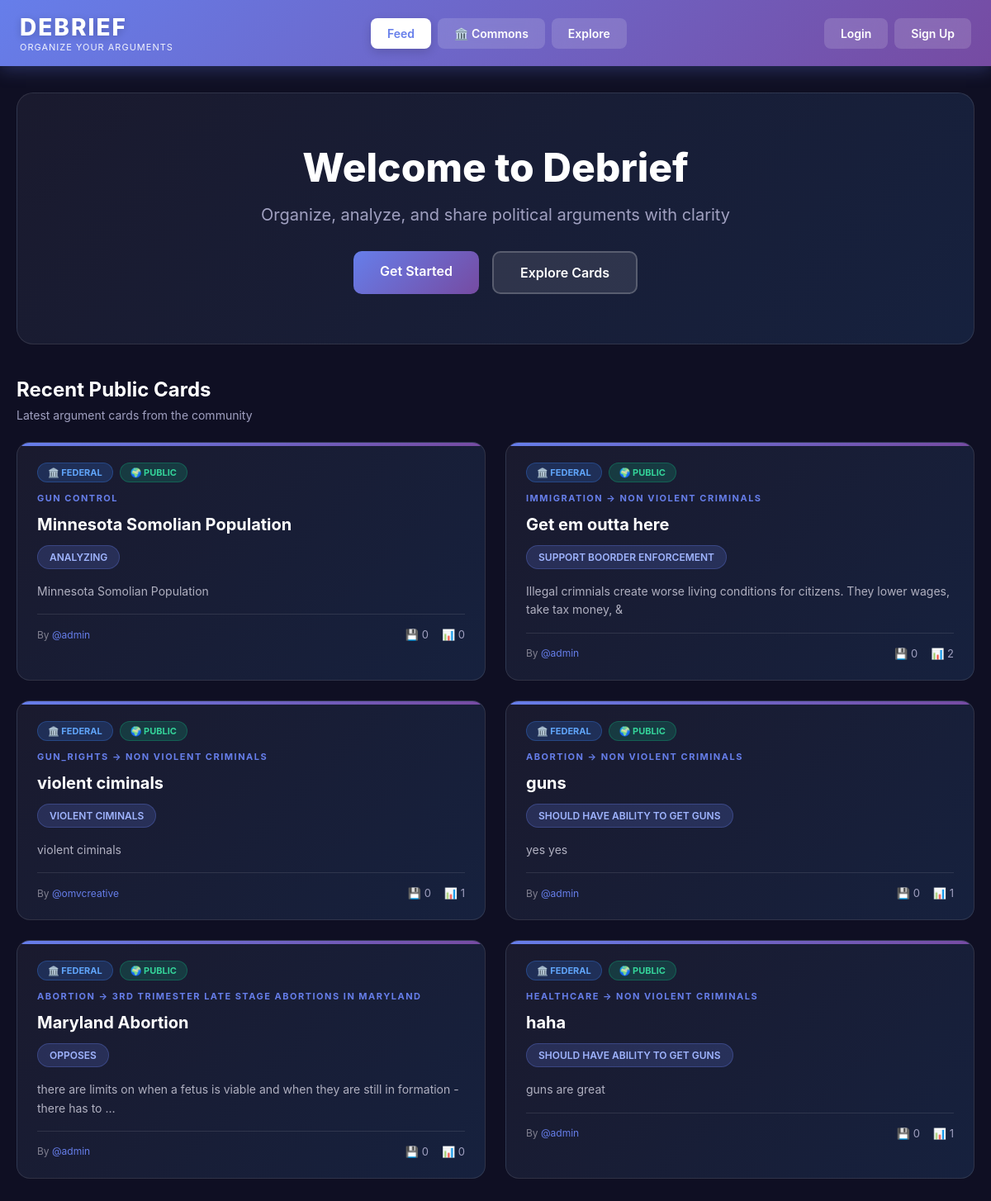
The app's page /, older data.
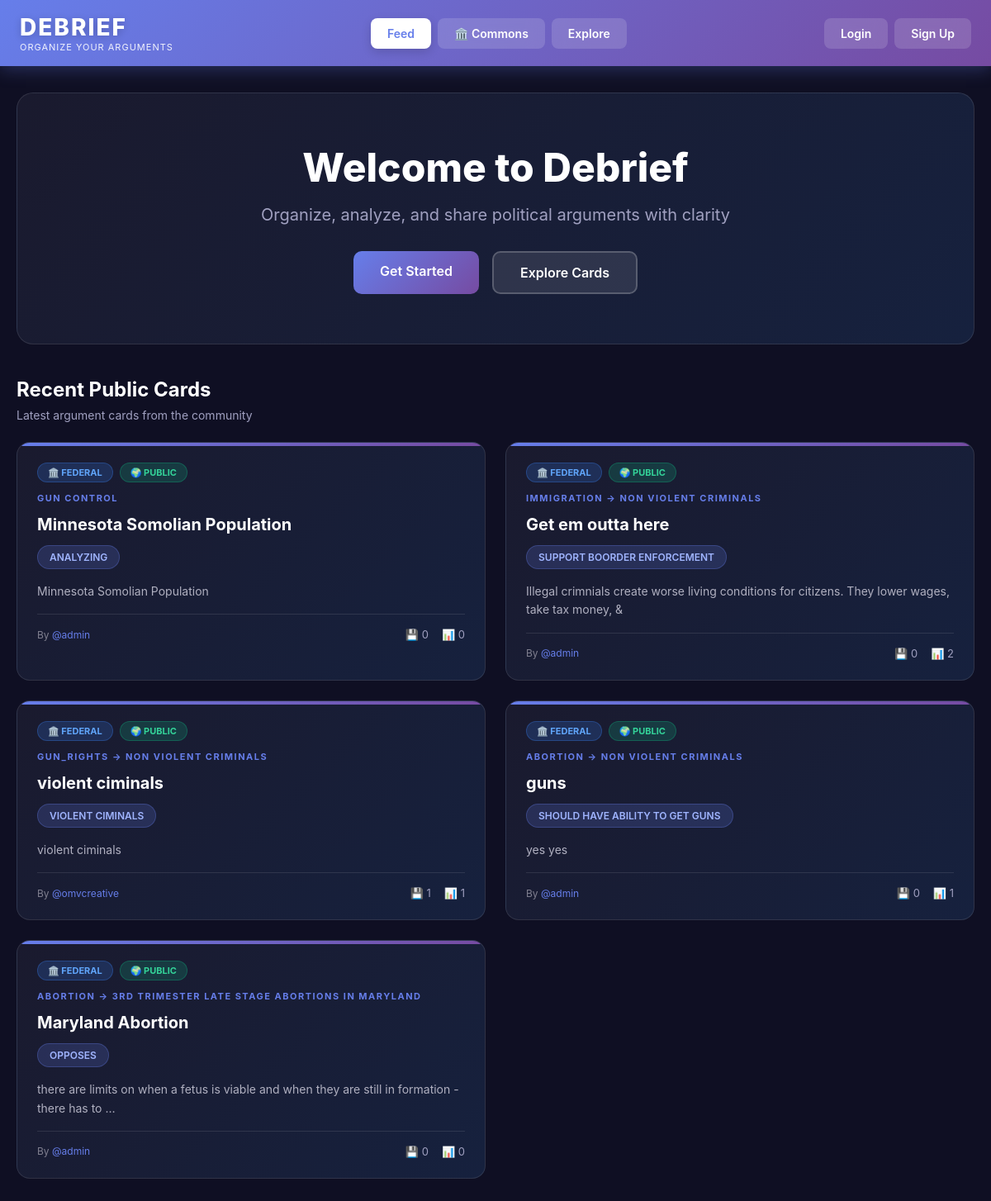
The same page, newer data.
### cards/models.py (models this page shows, shortened)
class Card(models.Model):
    SCOPE_CHOICES = [
        ('federal', 'Federal'),
        ('state', 'State'),
    ]
    TOPIC_CHOICES = [
                ('general', 'General Research'),
        ('immigration_policy', 'Immigration Policy'),
        ('healthcare_reform', 'Healthcare Reform'),
        ('gun_control', 'Gun Control'),
        ('abortion_rights', 'Abortion Rights'),
        ('climate_change_policy', 'Climate Change Policy'),
        ('tax_policy', 'Tax Policy'),
        ('social_security', 'Social Security'),
        ('medicare_medicaid', 'Medicare/Medicaid'),
        ('foreign_policy', 'Foreign Policy'),
        ('military_spending', 'Military Spending'),
        ('education_funding', 'Education Funding'),
        ('infrastructure', 'Infrastructure'),
        ('criminal_justice_reform', 'Criminal Justice Reform'),
        ('drug_policy', 'Drug Policy'),
        ('labor_laws', 'Labor Laws'),
        ('minimum_wage', 'Minimum Wage'),
        ('trade_policy', 'Trade Policy'),
        ('national_security', 'National Security'),
        ('voting_rights', 'Voting Rights'),
        ('campaign_finance', 'Campaign Finance'),
        ('state_income_tax', 'State Income Tax'),
        ('property_tax', 'Property Tax'),
        ('state_education_funding', 'State Education Funding'),
        ('marijuana_legalization', 'Marijuana Legalization'),
        ('death_penalty', 'Death Penalty'),
        ('state_healthcare', 'State Healthcare'),
        ('gun_regulations', 'Gun Regulations'),
        ('abortion_access', 'Abortion Access'),
        ('voting_laws', 'Voting Laws'),
        ('police_reform', 'Police Reform'),
        ('prison_reform', 'Prison Reform'),
        ('environmental_regulations', 'Environmental Regulations'),
        ('state_minimum_wage', 'State Minimum Wage'),
        ('workers_rights', 'Workers Rights'),
        ('housing_policy', 'Housing Policy'),
        ('transportation', 'Transportation'),
        ('public_safety', 'Public Safety'),
        ('zoning_laws', 'Zoning Laws'),
        ('state_budgets', 'State Budgets'),
        ('redistricting', 'Redistricting'),
    ]
    VISIBILITY_CHOICES = [
        ('public', 'Public'),
        ('friends', 'Friends Only'),
        ('private', 'Private'),
    ]
    user = models.ForeignKey(User, on_delete=models.CASCADE, related_name='cards')
    scope = models.CharField(max_length=20, choices=SCOPE_CHOICES, default='federal')
    topic = models.CharField(max_length=100, choices=TOPIC_CHOICES)
    subcategory = models.CharField(max_length=200, blank=True)
    title = models.CharField(max_length=300)
    stance = models.CharField(max_length=100)
    hypothesis = models.TextField()
    conclusion = models.TextField()
    visibility = models.CharField(max_length=20, choices=VISIBILITY_CHOICES, default='public')
    created_at = models.DateTimeField(auto_now_add=True)
    updated_at = models.DateTimeField(auto_now=True)
    class Meta:
        ordering = ['-created_at']

### cards/views.py (the view)
# urls.py: path('', views.index, name='index'),
def index(request):
    cards = Card.objects.filter(visibility='public').order_by('-created_at')[:10]
    return render(request, 'cards/index.html', {'cards': cards})

### cards/templates/cards/index.html (shortened to what this page needs)
{% extends 'cards/base.html' %}
{% block nav_feed %}active{% endblock %}
{% block content %}
<div class="container">
    {% if not user.is_authenticated %}
    <div class="hero-section">
        <h1 class="hero-title">Welcome to Debrief</h1>
        <p class="hero-subtitle">Organize, analyze, and share political arguments with clarity</p>
        <div class="hero-actions">
            <a href="{% url 'account_signup' %}" class="btn btn-primary">Get Started</a>
            <a href="{% url 'explore' %}" class="btn btn-secondary">Explore Cards</a>
        </div>
    </div>
    {% endif %}
    <div class="section-header">
        <h2 class="section-title">Recent Public Cards</h2>
        <p class="section-subtitle">Latest argument cards from the community</p>
    </div>
    {% if cards %}
        <div class="card-grid">
            {% for card in cards %}
            <a href="{% url 'card_detail' card.id %}" class="card-preview" style="text-decoration: none; color: inherit; display: block;">
                <div class="card-badges">
                    <span class="card-badge scope-{{ card.scope }}">
                        {% if card.scope == 'federal' %}🏛️ Federal{% else %}📍 State{% endif %}
                    </span>
                    <span class="card-badge badge-public">🌍 Public</span>
                </div>
                <div class="preview-topic">{{ card.get_topic_display }}{% if card.subcategory %} → {{ card.subcategory }}{% endif %}</div>
                <div class="preview-title">{{ card.title }}</div>
                <span class="preview-stance">{{ card.stance|upper }}</span>
                <div class="preview-snippet">
                    {{ card.hypothesis|truncatewords:20 }}
                </div>
                <div class="preview-footer">
                    <span class="preview-meta">
                        By <span class="preview-author">@{{ card.user.username }}</span>
                    </span>
                    <div class="preview-stats">
                        <span>💾 {{ card.saves.count }}</span>
                        <span>📊 {{ card.arguments.count }}</span>
                    </div>
                </div>
            </a>
            {% endfor %}
        </div>
    {% endif %}
</div>
{% endblock %}

Row changes from the older to the newer data that the page shows:
removed Card: scope "🏛️ FEDERAL", topic "HEALTHCARE", subcategory "NON VIOLENT CRIMINALS", title "haha", stance "SHOULD HAVE ABILITY TO GET GUNS", hypothesis "guns are great", user.username "admin", saves.count "0", arguments.count "1"
computed for Card "violent ciminals": saves.count "0" → "1"
